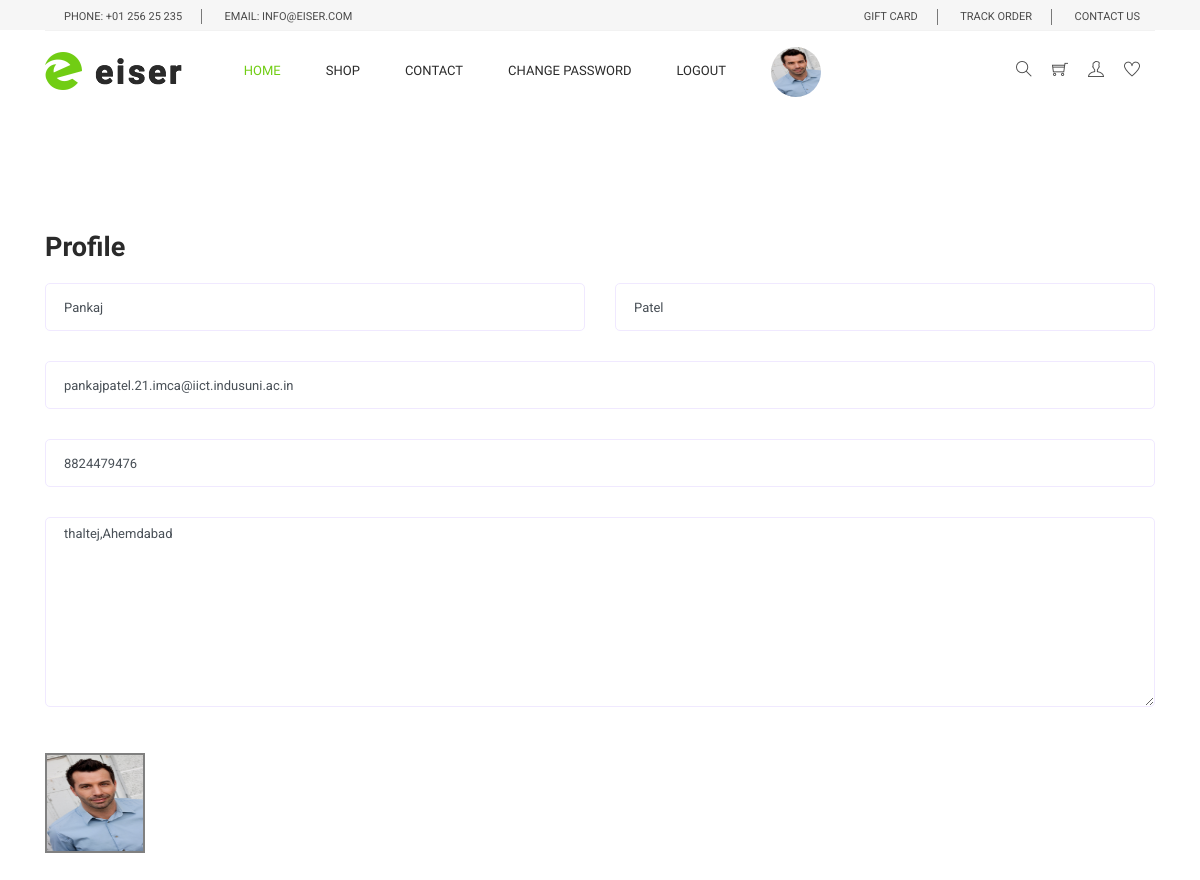
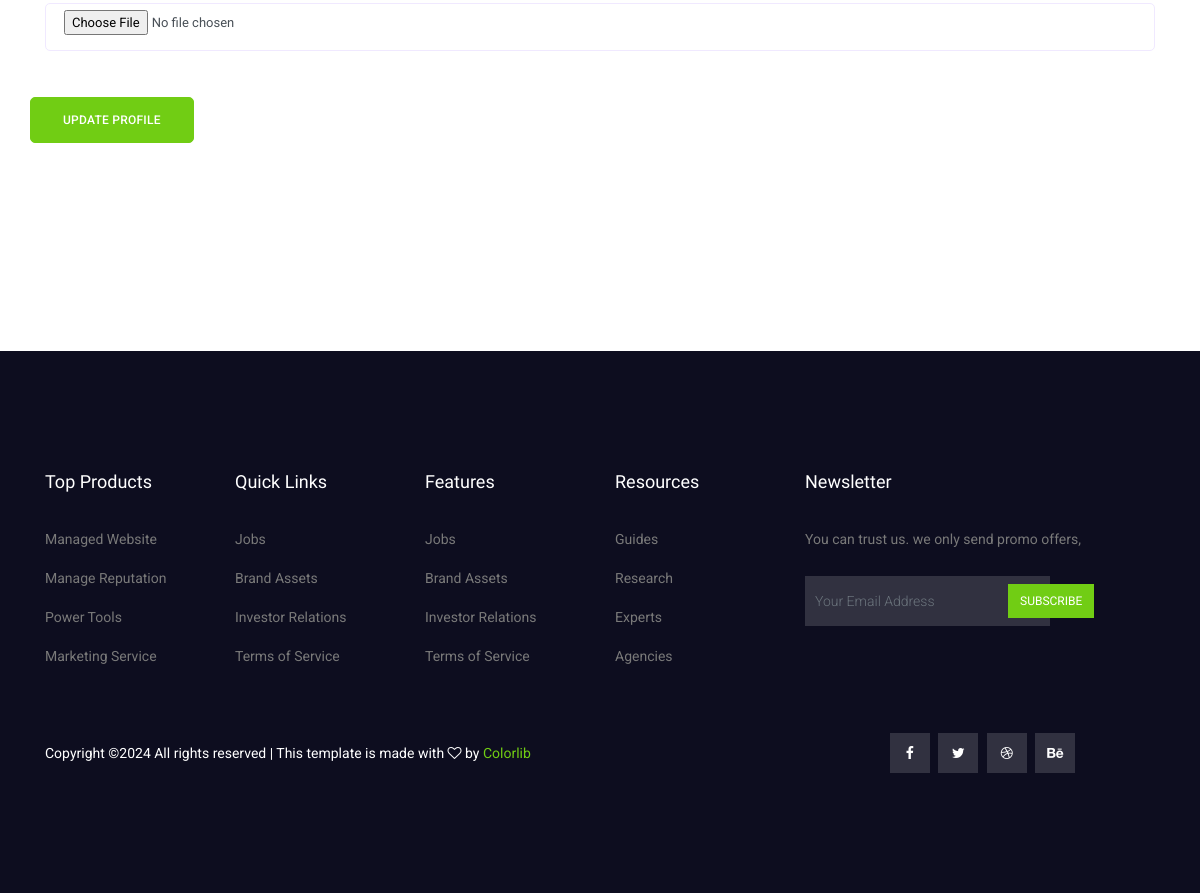
The app's page /profile/ (signed in) with its own data (2 pictures, top to bottom).
### myapp/models.py (models this page shows, shortened)
class User(models.Model):
	fname=models.CharField(max_length=100)
	lname=models.CharField(max_length=100)
	email=models.EmailField()
	mobile=models.PositiveIntegerField()
	address=models.TextField()
	password=models.CharField(max_length=100)
	profile_picture=models.ImageField(upload_to="profile_picture/",default="")
	usertype=models.CharField(max_length=100,default="Buyer")

### myapp/views.py (the view)
# urls.py: path('profile/',views.profile,name='profile'),
def profile(request):
	user=User.objects.get(email=request.session['email'])
	if request.method=="POST":
		user.fname=request.POST['fname']
		user.lname=request.POST['lname']
		user.mobile=request.POST['mobile']
		user.address=request.POST['address']
		try:
			user.profile_picture=request.FILES['profile_picture']
		except:
			pass
		user.save()
		msg="Profile Updated Successfully"
		if user.usertype=="Buyer":
			return render(request,'profile.html',{'user':user,'msg':msg})
		else:
			return render(request,'seller-profile.html')
	else:
		if user.usertype=="Buyer":
			return render(request,'profile.html',{'user':user})
		else:
			return render(request,'seller-profile.html',{'user':user})

### myapp/templates/profile.html (shortened to what this page needs)
{% extends 'header.html' %}
{% load static %}
{% block content %}
<!DOCTYPE html>
<html lang="en">
  <head>
  </head>
  <body>
  <section class="section_gap">
    <div class="container">
      <div class="d-none d-sm-block mb-5 pb-4">
      <div class="row">
        <div class="col-12">
          <h2 class="contact-title">Profile</h2>
        </div>
        <div class="col-lg-12 mb-4 mb-lg-0">
          <form class="form-contact contact_form" action="{% url 'profile' %}" method="post" enctype="multipart/form-data">
            <div class="row">
               <div class="col-sm-6">
                <div class="form-group">
                  <input class="form-control" name="fname" id="name" type="text" value="{{user.fname}}">
                </div>
              </div>
               <div class="col-sm-6">
                <div class="form-group">
                  <input class="form-control" name="lname" id="name" type="text" value="{{user.lname}}">
                </div>
              </div>
                <div class="col-sm-12">
                <div class="form-group">
                  <input class="form-control" name="email" id="email" type="Email" value="{{user.email}}">
                </div>
              </div>
              <div class="col-12">
                <div class="form-group">
                  <input class="form-control" name="mobile" id="mobile" type="text" value="{{user.mobile}}">
                </div>
              </div>
              <div class="col-12">
                <div class="form-group">
                    <textarea class="form-control w-100" name="address" id="address" cols="30" rows="9" >{{user.address}}</textarea>
                </div>
              </div>
               </div>
            <div class="form-group mt-lg-3">
             <img src="{{user.profile_picture.url}}" style="width:100px;height: 100px;border: 2px solid grey;">
            </div>
             <div class="col-sm-14">
                <div class="form-group">
                  <input class="form-control" name="profile_picture" id="password" type="file">
                </div>
              </div>
            </div>
            <div class="form-group mt-lg-3">
              <button type="submit" class="main_btn">Update Profile</button>
            </div>
        </div>
        </div>
      </div>
  </section>
</body>
</html>
{% endblock %}

### myapp/static/css/style.css (style rules this page uses)
body { line-height:24px;font-size:14px;font-family:"Roboto",sans-serif;font-weight:normal;color:#797979 }
h1,h2,h3,h4,h5,h6 { font-family:"Heebo",sans-serif;color:#2a2a2a;font-weight:500 }
.section_gap { padding:120px 0px }
.contact-title { font-size:27px;font-weight:600;margin-bottom:20px }
.form-contact .form-group { margin-bottom:15px }
@media (min-width: 1000px) { .form-contact .form-group { margin-bottom:30px } }
.form-contact .form-control { border:1px solid #f0e9ff;border-radius:5px;height:48px;padding-left:18px;font-size:13px;background:transparent }
.form-contact .form-control::placeholder { font-weight:300;color:#999999 }
.form-contact textarea { border-radius:12px;height:100% !important }
h2 { font-size:30px }
.main_btn { display:inline-block;background:#71cd14;padding:0px 32px;letter-spacing:0.25px;color:#fff;font-family:"Roboto",sans-serif;font-size:12px;font-weight:500;line-height:44px;outline:none !important;box-shadow:none !important;text-align:center;border:1px solid #71cd14;cursor:pointer;text-transform:uppercase;transition:all 300ms linear 0s;border-radius:5px }

### records on screen
User: fname "Pankaj", lname "Patel", email "pankajpatel.21.imca@iict.indusuni.ac.in", mobile "8824479476", address "thaltej,Ahemdabad", profile_picture (picture)
